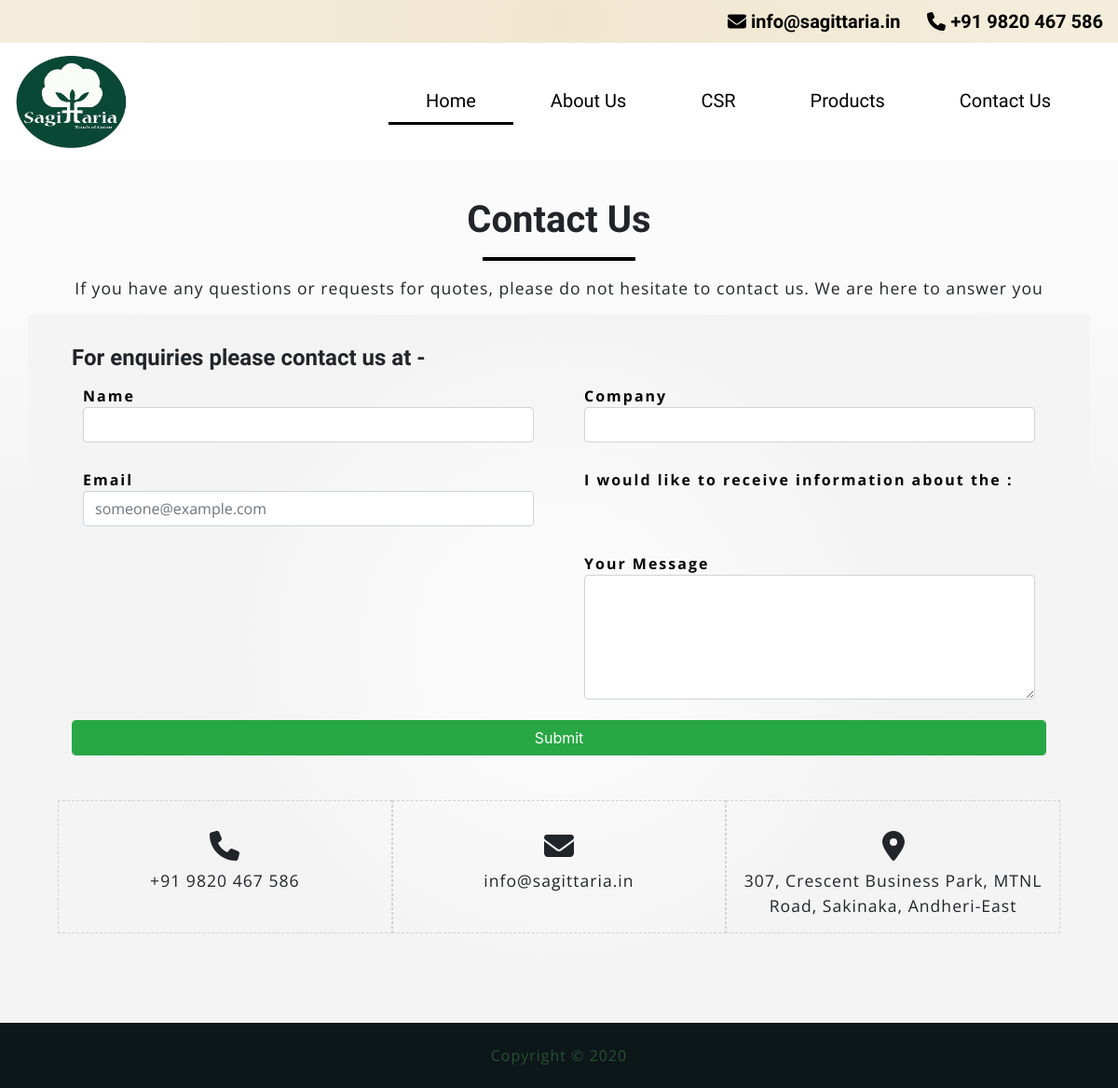
The page /contact-us.php on the database as committed earlier.
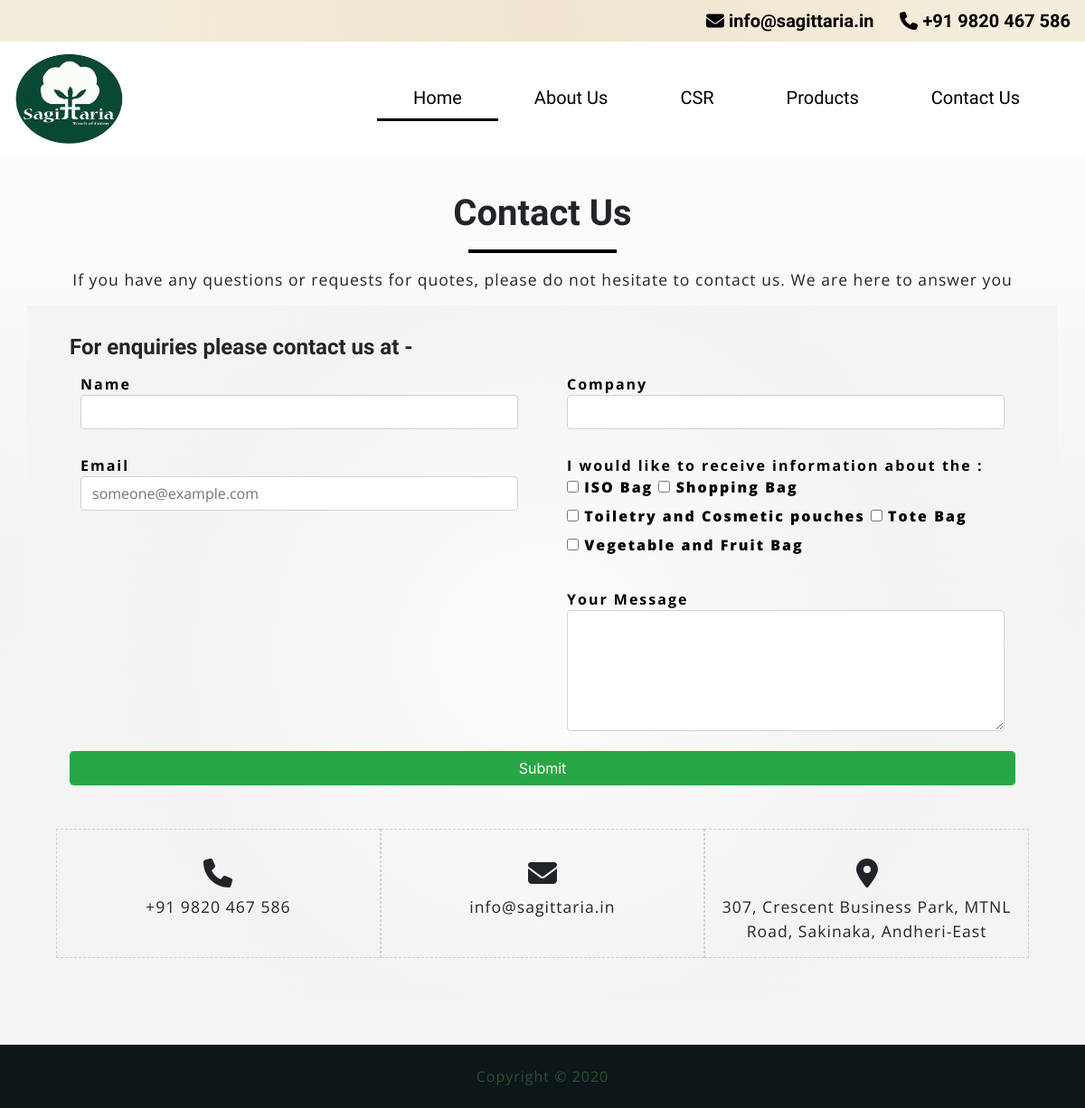
The same page on the database as committed later.
### tables this page shows
CREATE TABLE `categories` (
  `id` int(11) NOT NULL,
  `category_name` varchar(255) NOT NULL,
  `category_image` text NOT NULL,
  `created_at` timestamp NOT NULL DEFAULT CURRENT_TIMESTAMP ON UPDATE CURRENT_TIMESTAMP,
  `deleted_at` timestamp NOT NULL DEFAULT '0000-00-00 00:00:00',
  `updated_at` timestamp NOT NULL DEFAULT '0000-00-00 00:00:00'
);

### contact-us.php (the view, shortened to what the changed rows need)
<html>
   <?php
        include_once('includes/header.php');
        $query = "SELECT * FROM  categories";
        $select_all_categories_query = mysqli_query($connection, $query);
    ?>
<body>
    <div class="parallax">
        <div class="container">
            <section class="pb-5">
                <h1 class="text-center">Contact Us</h1>
                <div class="row pb-5" id="contact-form">
                    <div class="col-md-12">
                        <form id="enquiry_form" role="form">
                            <div class="row">
                                <div class="col-md-6">
                                    <div class="form-group">
                                        <label for="" class="form-control">I would like to receive information about the :
                                         <?php
                                        while($row = mysqli_fetch_assoc($select_all_categories_query)) {
                                        $category_name = $row['category_name'];
                                            if($row > 0 ){
                                                ?>
                                                <label for="category_<?php echo $category_name ?>">
                                                <input type="checkbox" id="category_<?php echo $category_name ?>" class="category" name="category_<?php echo $category_name ?>" value="<?php echo $category_name ?>">
                                                <?php echo $category_name ?></label>
                                            <?php
                                            } else { }
                                            }
                                        ?></label>
                                         </div>
                                </div>
                            </div>
                        </form>
                        <div class="row mt-5">
                            <div class="col-md-4 contact-styles" >
                                <div>
                                    <h2 class="text-center">
                                      <i class="fa fa-phone" aria-hidden="true"></i>
                                    </h2>
                              </div>
                            </div>
                            <div class="col-md-4 contact-styles">
                                <div>
                                    <h2 class="text-center">
                                      <i class="fas fa-envelope"></i>
                                    </h2>
                              </div>
                            </div>
                            <div class="col-md-4 contact-styles">
                                <div>
                                    <h2 class="text-center">
                                     <i class="fas fa-map-marker-alt"></i>
                                    </h2>
                              </div>
                            </div>
                        </div>
                    </div>
                </div>
            </section>
        </div>
    </div>
</body>
</html>

Rows that differ between the two databases and show on the page:
added categories: category_name "ISO Bag"
added categories: category_name "Shopping Bag"
added categories: category_name "Toiletry and Cosmetic pouches"
added categories: category_name "Tote Bag"
added categories: category_name "Vegetable and Fruit Bag"
